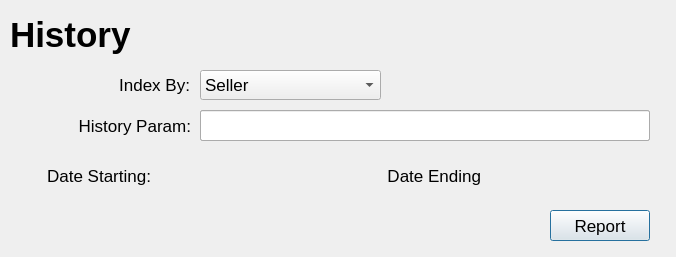
<?xml version="1.0" encoding="UTF-8"?>
<ui version="4.0">
 <class>History</class>
 <widget class="QDialog" name="History">
  <property name="windowModality">
   <enum>Qt::ApplicationModal</enum>
  </property>
  <property name="geometry">
   <rect>
    <x>0</x>
    <y>0</y>
    <width>676</width>
    <height>257</height>
   </rect>
  </property>
  <property name="font">
   <font>
    <pointsize>13</pointsize>
   </font>
  </property>
  <property name="windowTitle">
   <string>History</string>
  </property>
  <widget class="QComboBox" name="indexCombo">
   <property name="geometry">
    <rect>
     <x>200</x>
     <y>70</y>
     <width>181</width>
     <height>30</height>
    </rect>
   </property>
   <item>
    <property name="text">
     <string>Seller</string>
    </property>
   </item>
   <item>
    <property name="text">
     <string>Buyer</string>
    </property>
   </item>
   <item>
    <property name="text">
     <string>Animal</string>
    </property>
   </item>
   <item>
    <property name="text">
     <string>Date</string>
    </property>
   </item>
  </widget>
  <widget class="QLabel" name="paramaterLabel">
   <property name="geometry">
    <rect>
     <x>11</x>
     <y>110</y>
     <width>180</width>
     <height>31</height>
    </rect>
   </property>
   <property name="text">
    <string>History Param:</string>
   </property>
   <property name="alignment">
    <set>Qt::AlignRight|Qt::AlignTrailing|Qt::AlignVCenter</set>
   </property>
   <property name="wordWrap">
    <bool>false</bool>
   </property>
  </widget>
  <widget class="Q3DateEdit" name="startDateEntry">
   <property name="geometry">
    <rect>
     <x>160</x>
     <y>160</y>
     <width>160</width>
     <height>30</height>
    </rect>
   </property>
  </widget>
  <widget class="Q3DateEdit" name="endDateEntry">
   <property name="geometry">
    <rect>
     <x>490</x>
     <y>161</y>
     <width>160</width>
     <height>30</height>
    </rect>
   </property>
  </widget>
  <widget class="QPushButton" name="reportButton">
   <property name="geometry">
    <rect>
     <x>550</x>
     <y>210</y>
     <width>100</width>
     <height>31</height>
    </rect>
   </property>
   <property name="text">
    <string>Report</string>
   </property>
   <property name="autoDefault">
    <bool>true</bool>
   </property>
  </widget>
  <widget class="QLabel" name="textLabel3_2">
   <property name="geometry">
    <rect>
     <x>340</x>
     <y>160</y>
     <width>141</width>
     <height>31</height>
    </rect>
   </property>
   <property name="text">
    <string>Date Ending</string>
   </property>
   <property name="alignment">
    <set>Qt::AlignRight|Qt::AlignTrailing|Qt::AlignVCenter</set>
   </property>
   <property name="wordWrap">
    <bool>false</bool>
   </property>
  </widget>
  <widget class="QLabel" name="nameLabel">
   <property name="geometry">
    <rect>
     <x>10</x>
     <y>70</y>
     <width>180</width>
     <height>30</height>
    </rect>
   </property>
   <property name="font">
    <font>
     <pointsize>13</pointsize>
    </font>
   </property>
   <property name="frameShape">
    <enum>QFrame::NoFrame</enum>
   </property>
   <property name="frameShadow">
    <enum>QFrame::Plain</enum>
   </property>
   <property name="text">
    <string>Index By:</string>
   </property>
   <property name="alignment">
    <set>Qt::AlignRight|Qt::AlignTrailing|Qt::AlignVCenter</set>
   </property>
   <property name="wordWrap">
    <bool>false</bool>
   </property>
  </widget>
  <widget class="QComboBox" name="typeCombo">
   <property name="geometry">
    <rect>
     <x>200</x>
     <y>110</y>
     <width>450</width>
     <height>31</height>
    </rect>
   </property>
   <item>
    <property name="text">
     <string>Seller</string>
    </property>
   </item>
   <item>
    <property name="text">
     <string>Buyer</string>
    </property>
   </item>
  </widget>
  <widget class="QLabel" name="textLabel3">
   <property name="geometry">
    <rect>
     <x>10</x>
     <y>160</y>
     <width>141</width>
     <height>31</height>
    </rect>
   </property>
   <property name="text">
    <string>Date Starting:</string>
   </property>
   <property name="alignment">
    <set>Qt::AlignRight|Qt::AlignTrailing|Qt::AlignVCenter</set>
   </property>
   <property name="wordWrap">
    <bool>false</bool>
   </property>
  </widget>
  <widget class="QLineEdit" name="_historyParamaterEdit">
   <property name="geometry">
    <rect>
     <x>200</x>
     <y>110</y>
     <width>450</width>
     <height>31</height>
    </rect>
   </property>
  </widget>
  <widget class="QLabel" name="textLabel2">
   <property name="geometry">
    <rect>
     <x>10</x>
     <y>10</y>
     <width>391</width>
     <height>50</height>
    </rect>
   </property>
   <property name="text">
    <string>&lt;h1&gt;History&lt;/h1&gt;</string>
   </property>
   <property name="wordWrap">
    <bool>false</bool>
   </property>
  </widget>
 </widget>
 <layoutdefault spacing="6" margin="11"/>
 <pixmapfunction>qPixmapFromMimeSource</pixmapfunction>
 <customwidgets>
  <customwidget>
   <class>Q3DateEdit</class>
   <extends>QWidget</extends>
   <header>Qt3Support/Q3DateEdit</header>
  </customwidget>
 </customwidgets>
 <includes>
  <include location="local">types/historyitem.h</include>
  <include location="local">dao/historydao.h</include>
  <include location="local">dao/salemanager.h</include>
  <include location="local">dao/animalcodedao.h</include>
  <include location="local">autofilledit.h</include>
 </includes>
 <resources/>
 <connections/>
</ui>
